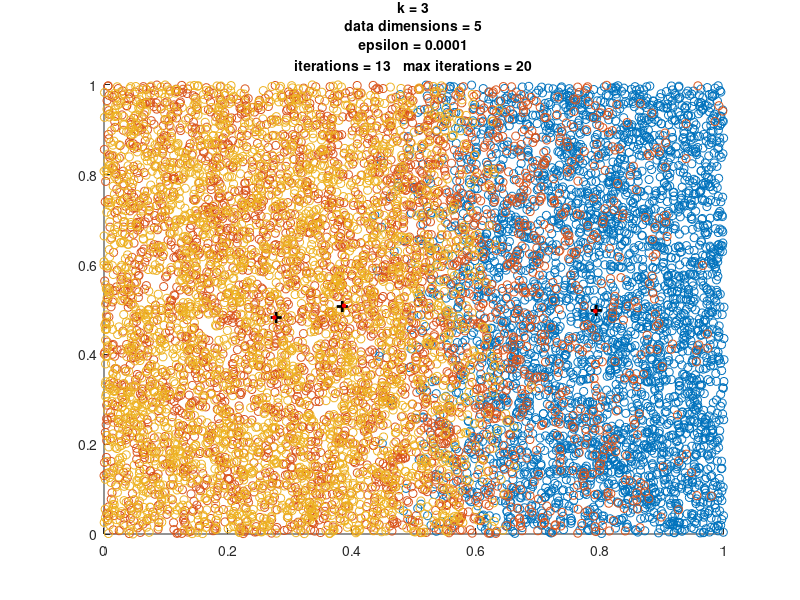

The MATLAB script that drew this image:
# TP2 - KMEANS - NDIMENSIONS

clear;

# Chargement des données
# A = load("gmm3d.asc");

# Décommenter les deux lignes suivantes pour exécuter l'algo sur n dimensions :
n = 5;
A = rand(10000,n);

[rows,cols] = size(A);

# Paramètres :
k = 3; # Nombre de classes
previous_points = ones(k, cols);
points = zeros(k, cols);
means = zeros(k,size(A,2));
e =  0.0001;
max_iterations = 20;

# 1. Choix des k points aléatoirement
for i = 1:k
  n = randi(rows); # Choisir une ligne aléatoire dans A
  points(i,:) = A(n,:); # Stocker le point qui se trouve à cette ligne dans points[]
end

# Tant que l'algorithme ne converge pas
while abs(previous_points(:,:) - points(:,:)) > e && max_iterations > 0
  disp(max_iterations);
  max_iterations = max_iterations - 1;
  disp('distance between current points and previous point : ');
  disp(abs(previous_points(:,:) - points(:,:)));


  # 2. Affecter chaque point de A à sa partition la plus proche

  # Stocker la distance d'un point par rapport à chaque y(k) (pour sélectionner
  # la plus petite)
  distances = [];
  # Stocker la classe (label) de chaque point
  classes = [];

  # Boucler sur tous les points de A
  for i = 1:rows
    # Pour chaque classe
    for yk = 1:k
      # Calculer la distance entre le point courant et chacun des y(k)
      distances(yk) = norm(A(i,:)-points(yk,:));
    end
    # Affecter le ième point de A à la classe qui minimise la distance :
    classes(i) = find(distances==(min(distances)));
  end


  # 3. Sélection du point qui minimise le barycentre du cluster comme nouveau centroid

  for i = 1:k
    k_indexes = find(classes==i);
    means(i,:) = 0;

    for j = 1:size(k_indexes,2)
      means(i,:) += A(k_indexes(j),:);
    end
    means(i,:) = means(i,:) / size(k_indexes,2);
  end

  previous_points(:,:) = points(:,:);
  points(:,:) = means(:,:);
end



# Visualisation
# (Le résultat ne peut pas être visualisé pour n > 3)

figure(1);

for i=1:k
  k_indexes = find(classes==i);
  # Plot cluster points (2D) :
  scatter(A(k_indexes(:),1), A(k_indexes(:),2));

  # Décommenter pour n = 3
  # scatter3(A(k_indexes(:),1), A(k_indexes(:),2), A(k_indexes(:),3));
  hold on;
end

# Plot (2D) current centroids :
plot(points(:,1), points(:,2), '+', 'MarkerSize',8,'LineWidth',2, 'Color',[0,0,0]);

# Décommenter pour n = 3
# plot3(points(:,1), points(:,2), points(:,3), '+', 'MarkerSize',8,'LineWidth',2, 'Color',[0,0,0]);
hold on;

# Plot previous centroids :
plot(previous_points(:,1), previous_points(:,2), '+', 'MarkerSize',3,'LineWidth',2, 'Color',[1,0,0]);

# Décommenter pour n = 3
# plot3(previous_points(:,1), previous_points(:,2), previous_points(:,3), '+', 'MarkerSize',8,'LineWidth',2, 'Color',[0,0,0]);

title({
    ['k = ' num2str(k) ]
    ['data dimensions = ' num2str(cols) ]
    ['epsilon = ' num2str(e) ]
    ['iterations = ' num2str(20 - max_iterations) '   max iterations = 20']
    }, 'FontSize', 10);

